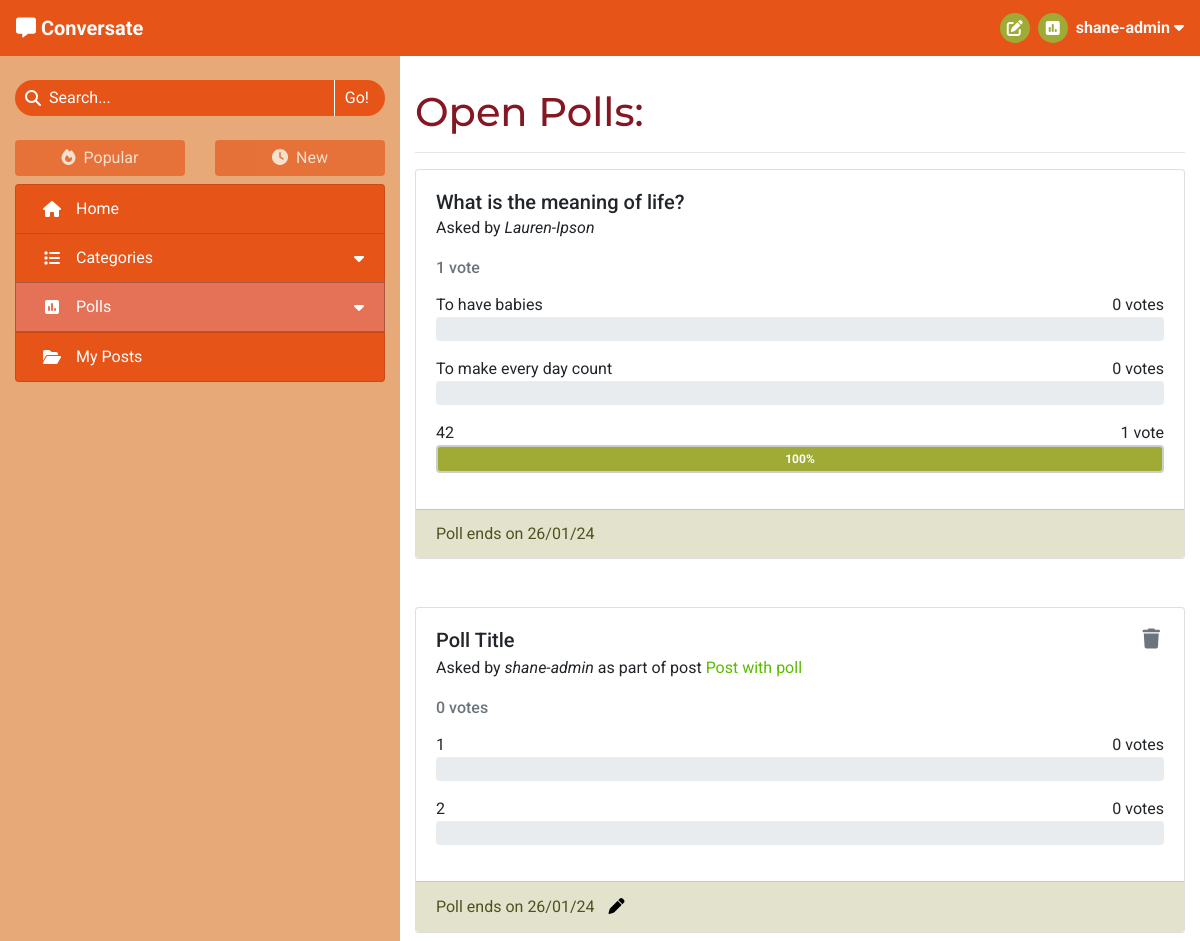
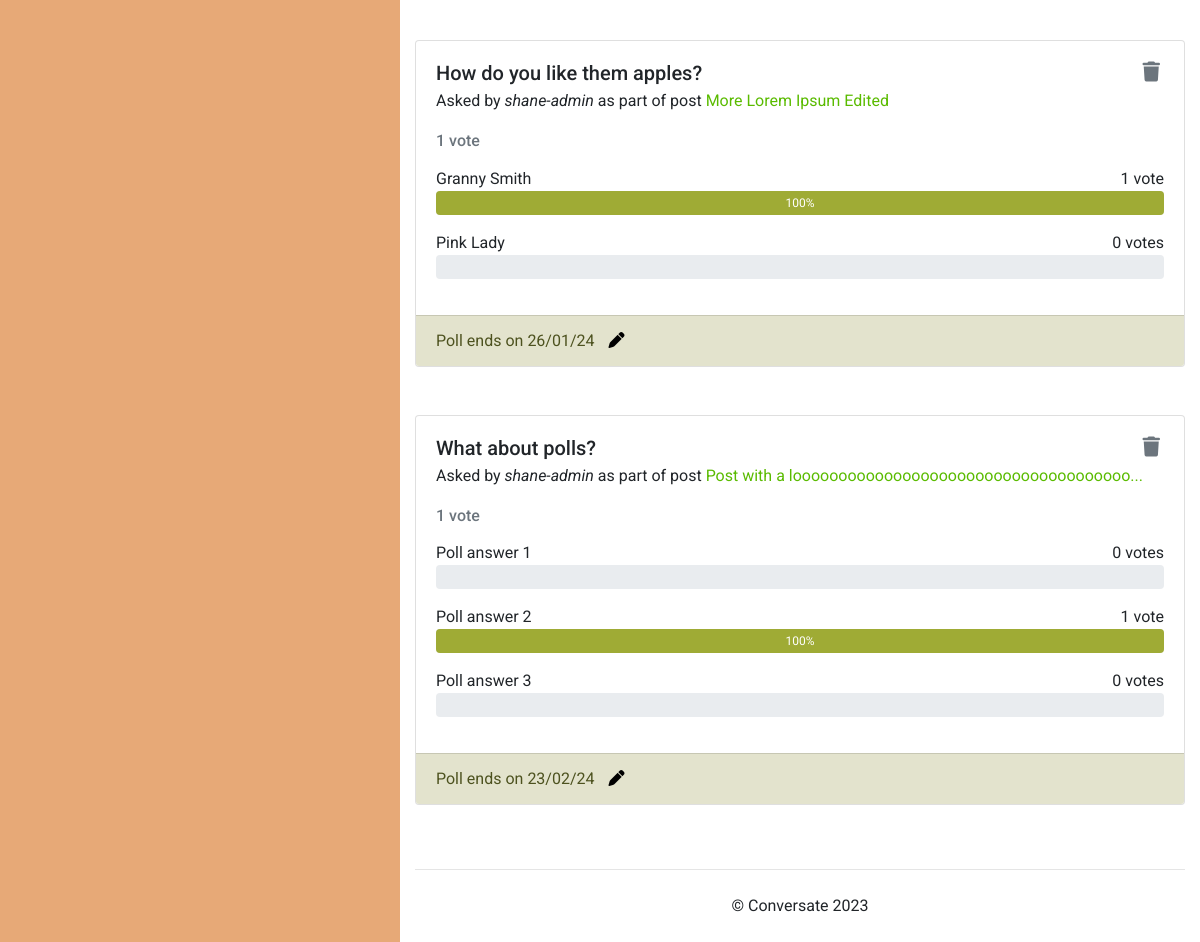
Page /polls/open (signed in) on the committed database (2 pictures, top to bottom).
### forum/models.py (models this page shows, shortened)
class Poll(models.Model):
    title = models.CharField(max_length=200)
    asked_by = models.ForeignKey(User, on_delete=models.CASCADE)
    due_date = models.DateTimeField()
    post = models.OneToOneField(Post, on_delete=models.CASCADE,
                                related_name='poll', blank=True, null=True)
    class Meta:
        ordering = ['-due_date']
    def number_of_votes(self):
        total_votes = 0
        for answer in self.answers.all():
            total_votes += answer.number_of_votes()
        return total_votes
    def has_expired(self):
        current_time = datetime.now().timestamp()
        end_time = self.due_date.timestamp()
        return current_time > end_time

class PollAnswer(models.Model):
    body = models.CharField(max_length=100)
    position = models.IntegerField()
    poll = models.ForeignKey(Poll, related_name='answers',
                             on_delete=models.CASCADE)
    votes = models.ManyToManyField(User, related_name='votes')
    class Meta:
        ordering = ['position']
    def number_of_votes(self):
        return self.votes.count()
    def vote_percentage(self):
        total_votes = 0
        poll_answers = self.poll.answers.all()
        for answer in poll_answers:
            total_votes += answer.number_of_votes()
        if total_votes == 0:
            return 0
        return round((self.number_of_votes() / total_votes) * 100)

class Post(models.Model):
    title = models.CharField(max_length=100)
    slug = models.SlugField(max_length=100, unique=True)
    category = models.ForeignKey(Category, on_delete=models.CASCADE,
                                 related_name='tagged_posts')
    image = CloudinaryField('image', blank=True)
    image_position = models.IntegerField(blank=True, null=True)
    posted_by = models.ForeignKey(User, on_delete=models.CASCADE,
                                  related_name='added_posts')
    posted_on = models.DateTimeField(auto_now_add=True)
    content = models.TextField()
    tags = models.CharField(max_length=200, blank=True)
    edited = models.BooleanField(default=False)
    likes = models.ManyToManyField(User, related_name='post_likes', blank=True)
    class Meta:
        ordering = ['-posted_on']
    def title_preview(self):
        if len(self.title) > 50:
            return f'{self.title[:50]}...'
        return self.title

### forum/views.py (the view)
# urls.py: path('polls/<str:poll_type>', views.BrowsePolls.as_view(),
class BrowsePolls(View):
    def get(self, request, poll_type):
        if not request.user.is_authenticated:
            return redirect('/accounts/login')
        poll_type = poll_type.capitalize()
        polls = None
        if poll_type == 'Open':
            polls = Poll.objects.filter(due_date__gt=datetime.now()) \
                        .order_by('due_date')
        elif poll_type == 'Closed':
            polls = Poll.objects.exclude(due_date__gt=datetime.now())
        else:
            polls = Poll.objects.filter(asked_by=request.user)
            poll_type = 'Your'
        context = get_poll_list_context(request, polls)
        context['heading'] = f"{poll_type} Polls"
        context['selected_tab'] = f'Polls/{poll_type}'
        return render(
            request,
            'poll_list.html',
            context,
        )

### templates/poll_list.html (shortened to what this page needs)
{% extends "base.html" %}
{% load template_tags %}
{% load static %}
{% block content %}
<h1>{{ heading }}:</h1>
<hr>
{% if item_list %}
    {% for poll in item_list %}
        <div class="card mb-5">
            <div class="card-body">
                <div class="d-flex justify-content-between mb-2">
                    <h5 class="card-title mb-0 word-break">{{ poll.title }}</h5>
                    {% if poll.asked_by == user %}
                        <button class="button-no-style px-1 trigger-delete-poll" type="button"
                            data-url="{% url 'delete_poll' poll.id request.path %}">
                            <h5 class="fa-solid fa-trash mb-0 text-muted"></h5>
                        </button>
                    {% endif %}
                </div>
                <div class="card-subtitle mb-4 word-break">Asked by <em>{{ poll.asked_by }}</em>
                    {% if poll.post %}as part of post
                        <a href="{% url 'view_post' poll.post.slug %}">{{ poll.post.title_preview }}</a>
                    {% endif %}
                </div>
                {% poll_status poll.id request.user.id as p_status %}
                {% if p_status == 0 and poll.asked_by != user %}
                    <form method="POST" class="mt-2" action="{% url 'vote_poll' poll.id request.path %}">
                        {% csrf_token %}
                        <ul class="list-group">
                            {% for answer in poll.answers.all %}
                                <li class="list-group-item answer-container clickable">
                                    <div class="form-check">
                                        <input class="form-check-input clickable" type="radio" name="poll-vote"
                                            id="poll-{{ poll.id }}-answer-{{ answer.position }}"
                                            value="{{ answer.position }}" required>
                                        <label class="form-check-label clickable word-break"
                                            for="poll-{{ poll.id }}-answer-{{ answer.position }}">
                                            {{ answer.body }}
                                        </label>
                                    </div>
                                </li>
                            {% endfor %}
                        </ul>
                        <div class="mt-3">
                            <input type="submit" class="btn" value="Vote">
                            <input type="reset" class="btn" value="Clear">
                        </div>
                    </form>
                {% else %}
                    <h6 class="card-subtitle text-muted mb-3">
                        {% with poll.number_of_votes as vote_num %}
                            <span>{{ vote_num }} vote{% if vote_num != 1 %}s{% endif %}</span>
                        {% endwith %}
                    </h6>
                    {% for answer in poll.answers.all %}
                        <div class="d-flex justify-content-between">
                            <span>{{ answer.body }}</span>
                            {% with answer.number_of_votes as vote_num %}
                                <span>{{ vote_num }} vote{% if vote_num != 1 %}s{% endif %}</span>
                            {% endwith %}
                        </div>
                        <div class="progress mb-3{% if p_status == answer.position %} answer-chosen{% endif %}">
                            {% with answer.vote_percentage as votes %}
                                <div class="progress-bar poll-result" role="progressbar" style="width: 0%;" aria-valuenow="{{ votes }}"
                                    aria-valuemin="0" aria-valuemax="100" data-animation="on">{{ votes }}%</div>
                            {% endwith %}
                        </div>
                    {% endfor %}
                {% endif %}
            </div>
            <div class="card-footer card-faded">
                <span class="poll-date-display">
                    {% with poll.due_date|date:"d/m/y" as end_date %}
                    {% if poll.has_expired %}Poll ended {{ end_date }}
                    {% else %}Poll ends on {{ end_date }}
                    {% endif %}
                    {% endwith %}
                    {% if poll.asked_by == user %}
                        <button class="button-no-style ml-1 btn-edit-poll">
                            <i class="fa-solid fa-pen"></i>
                        </button>
                    {% endif %}
                </span>
            </div>
        </div>
    {% endfor %}
{% endif %}
{% endblock content %}

### templates/base.html (shortened to what this page needs)
{% load static %}
<!DOCTYPE html>
<html lang="en">
<head>
    <link rel="stylesheet" href="https://cdn.jsdelivr.net/npm/bootstrap@4.6.2/dist/css/bootstrap.min.css"
>
    <link rel="stylesheet" href="{% static 'css/style.css' %}" type="text/css">
</head>
<body id="main-page">
    <header class="navbar navbar-expand-sm navbar-dark">
        <div>
            <a class="navbar-brand" href="{% url 'home' %}" aria-label="Go to the home page">
                <i class="fa-solid fa-message"></i>
                <strong class="d-none d-md-inline">Conversate</strong>
            </a>
        </div>
        <ul class="nav justify-content-end">
            {% if user.is_authenticated %}
                <li class="nav mr-3 mr-md-2">
                    <a class="nav-icon nav-icon-expand anchor-no-style" href="{% url 'new_post' %}">
                        <i class="fa-solid fa-pen-to-square"></i>
                    </a>
                </li>
                <li class="nav mr-3 mr-md-2">
                    <a class="nav-icon nav-icon-expand anchor-no-style" href="{% url 'new_poll' %}">
                        <i class="fa-solid fa-square-poll-vertical"></i>
                    </a>
                </li>
                <li class="nav dropdown center-to-container">
                    <span class="text-light d-none d-md-inline" data-toggle="dropdown" role="button"
                        aria-expanded="false" aria-label="User Information">
                        <strong>{{ user.username }}
                            <i class="fa-solid fa-caret-down"></i>
                        </strong>
                    </span>
                </li>
            {% else %}
                <li class="nav">
                    <a href="{% url 'account_login' %}" class="btn">Log In</a>
                </li>
            {% endif %}
        </ul>
    </header>
    <div>
        <div class="container-fluid">
            <div class="row">
                <div id="side-nav-large" class="d-none d-md-block col-4">
                    <nav id="side-nav-container">
                        <form action="{% url 'search_post' %}" method="GET" autocomplete="off">
                            <div class="search-bar mt-4" role="button" data-toggle="popover"
                                data-placement="bottom">
                                <div class="center-to-container">
                                    <i class="fa-solid fa-magnifying-glass"></i>
                                </div>
                                <input type="text" id="search-input" name="search_query"
                                    {% if search_result %} value="{{ search_result }}"{% endif %} placeholder="Search..." required>
                                <input type="submit" class="side-nav-btn" value="Go!">
                            </div>
                        </form>
                        <div class="container-fluid px-0 mt-4 mb-2">
                            <div class="row">
                                <div class="col-6">
                                    {% if disable_sort %}
                                        <div>
                                    {% else %}
                                        <a href="{% url 'sort_posts' 0 request.path %}" class="anchor-no-style">
                                    {% endif %}
                                        <div class="btn btn-block side-nav-btn
                                            {% if disable_sort %} disabled{% elif not user.profile.sort_by_new %} active{% endif %}">
                                            <i class="fa-solid fa-fire mr-lg-1"></i>
                                            Popular
                                        </div>
                                    {% if disable_sort %}
                                        </div>
                                    {% else %}
                                        </a>
                                    {% endif %}
                                </div>
                                <div class="col-6">
                                    {% if disable_sort %}
                                        <div>
                                    {% else %}
                                        <a href="{% url 'sort_posts' 1 request.path %}" class="anchor-no-style">
                                    {% endif %}
                                        <div class="btn btn-block side-nav-btn
                                            {% if disable_sort %} disabled{% elif user.profile.sort_by_new %} active{% endif %}">
                                            <i class="fa-solid fa-clock mr-lg-1"></i>
                                            New
                                        </div>
                                    {% if disable_sort %}
                                        </div>
                                    {% else %}
                                        </a>
                                    {% endif %}
                                </div>
                            </div>
                        </div>
                        <div class="list-group side-nav accordion" id="side-nav-list">
                            <a class="list-group-item list-group-item-action side-nav-btn
                                {% if selected_tab == 'Home' %} active{% endif %}" href="{% url 'home' %}">
                                <i class="fa-solid fa-house center-to-container"></i>
                                <span class="d-inline-block ml-lg-2">Home</span>
                            </a>
                            <a id="category-collapse" class="list-group-item list-group-item-action side-nav-btn clickable
                                {% if 'Categories' in selected_tab %} active{% endif %}" data-toggle="collapse"
                                href="#side-nav-categories" role="button" aria-expanded="false" aria-controls="side-nav-categories">
                                <i class="fa-solid fa-list center-to-container"></i>
                                <div class="ml-lg-2">Categories</div>
                                <i class="fa-solid fa-caret-down center-to-container"></i>
                            </a>
                            <a id="poll-list-collapse" class="list-group-item list-group-item-action side-nav-btn clickable
                                {% if 'Polls' in selected_tab %} active{% endif %}" data-toggle="collapse"
                                href="#side-nav-polls" role="button" aria-expanded="false" aria-controls="side-nav-polls">
                                <i class="fa-solid fa-square-poll-vertical center-to-container"></i>
                                <div class="ml-lg-2">Polls</div>
                                <i class="fa-solid fa-caret-down center-to-container"></i>
                            </a>
                            <a class="list-group-item list-group-item-action side-nav-btn clickable
                                {% if selected_tab == 'My Posts' %} active{% endif %}"
                                href="{% url 'my_posts' %}">
                                <i class="fa-solid fa-folder-open center-to-container"></i>
                                <span class="d-inline-block ml-lg-2">My Posts</span>
                            </a>
                        </div>
                    </nav>
                </div>
                <div id="main-content" class="col col-md-8">
                    <section>
                        {% block content %}
                        {% endblock content %}
                    </section>
                    <footer>
                        <hr>
                        <p class="text-center my-4">&copy; Conversate 2023</p>
                    </footer>
                </div>
            </div>
        </div>
    </div>
</body>
</html>

### rows in the picture
Poll: title "What is the meaning of life?", asked_by "Lauren-Ipson", number_of_votes "1", end_date "26/01/24"
PollAnswer: body "To have babies", number_of_votes "0"
PollAnswer: body "To make every day count", number_of_votes "0"
PollAnswer: body "42", number_of_votes "1", vote_percentage "100"
Poll: title "Poll Title", asked_by "shane-admin", post.title_preview "Post with poll", number_of_votes "0", end_date "26/01/24"
PollAnswer: body "1", number_of_votes "0"
PollAnswer: body "2", number_of_votes "0"
Poll: title "How do you like them apples?", asked_by "shane-admin", post.title_preview "More Lorem Ipsum Edited", number_of_votes "1", end_date "26/01/24"
PollAnswer: body "Granny Smith", number_of_votes "1", vote_percentage "100"
PollAnswer: body "Pink Lady", number_of_votes "0"
Poll: title "What about polls?", asked_by "shane-admin", post.title_preview "Post with a looooooooooooooooooooooooooooooooooooo...", number_of_votes "1", end_date "23/02/24"
PollAnswer: body "Poll answer 1", number_of_votes "0"
PollAnswer: body "Poll answer 2", number_of_votes "1", vote_percentage "100"
PollAnswer: body "Poll answer 3", number_of_votes "0"

### other values in the picture
{{ user.username }} "shane-admin"
{{ heading }} "Open Polls"
